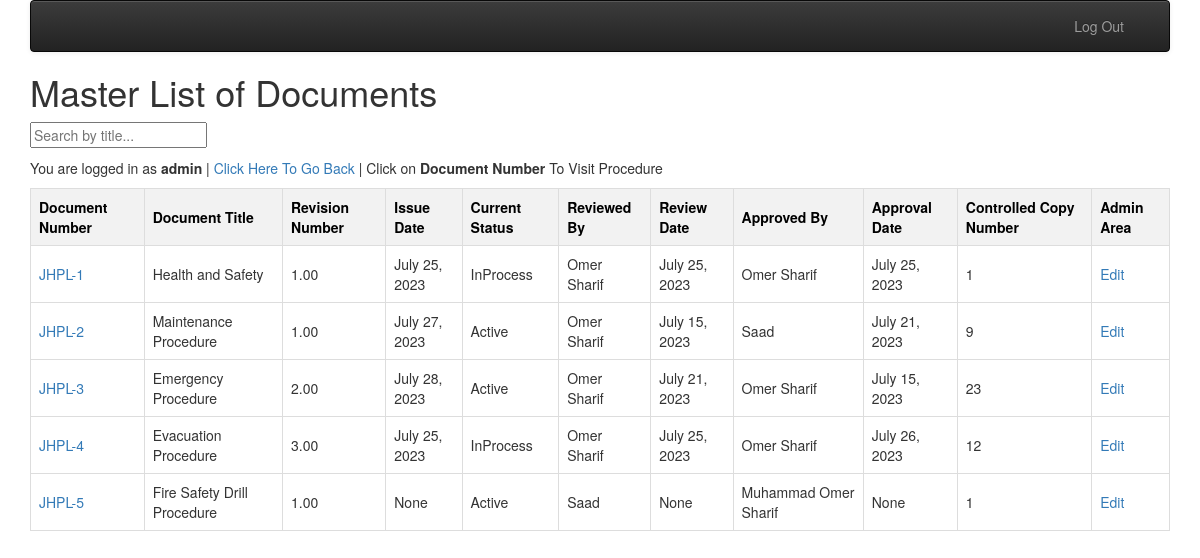
The app's page /jhpl-ims/ (signed in) with its own data.
### jhpl_ims/models.py (models this page shows, shortened)
class jhpl_ims_masterlist(models.Model):
    STATUS_SELECT = [
        ("Active", "Active"),
        ("Obsolete", "Obsolete"),
        ("InProcess", "InProcess"),
        ]
    ims_masterlist_id = models.AutoField(primary_key=True)
    owner = models.ForeignKey(settings.AUTH_USER_MODEL, on_delete=models.CASCADE)
    doc_num = models.CharField(max_length=200, null = False, blank= False)
    doc_title = models.CharField(max_length=200, null=True, blank=True)
    rev_num = models.DecimalField(max_digits=7, decimal_places=2, null=True)
    issue_date = models.DateField(null=True, blank=True)
    status = models.CharField(max_length=9, choices=STATUS_SELECT)
    reviewed_by = models.ForeignKey("doc_controller", on_delete=models.CASCADE, related_name="jhpl_reviewed_by",null= True,blank = True)
    reviewed_date = models.DateField(null=True, blank=True)
    approved_by = models.ForeignKey("doc_controller", on_delete=models.CASCADE, related_name="jhpl_approved_by",null= True,blank= True)
    approved_date = models.DateField(null=True, blank=True)
    control_copy_num = models.IntegerField(null=True, blank=True)
    created_at = models.DateTimeField(auto_now=True)
    updated_at = models.DateTimeField(auto_now=True)

class doc_controller(models.Model):
    doc_controller_id = models.AutoField(primary_key=True)
    owner = models.ForeignKey(settings.AUTH_USER_MODEL,on_delete=models.CASCADE)
    name = models.CharField(max_length=100, null=True, blank=True)
    created_at = models.DateTimeField(auto_now=True)
    updated_at = models.DateTimeField(auto_now=True)
    def __str__(self):
        return self.name

### jhpl_ims/views.py (the view)
# urls.py: path('', views.index, name='index'),]
class index(LoginRequiredMixin, View):
    def get(self, request):
        master_list = jhpl_ims_masterlist.objects.all()
        show_edit_link = False
        if request.user.username in ["admin", "ali"]:
            show_edit_link = True
        ctx = {'master_list': master_list, 'show_edit_link': show_edit_link}
        return render(request, 'jhpl_ims/index.html', ctx)

### jhpl_ims/templates/jhpl_ims/index.html (shortened to what this page needs)
{% extends "base_menu.html" %} {% block content %}
<h1>Master List of Documents</h1>
<input
  type="text"
  id="searchInput"
  onkeyup="filterFunction()"
  placeholder="Search by title..."
/>
<p id="back"> You are logged in as <b>{{user.username}} </b> |
  <a href="/"> Click Here To Go Back </a> | Click on <b>Document Number</b> To Visit Procedure
</p>
<table id="documentTable">
  <thead>
    <tr>
      <th>Document Number</th>
      <th>Document Title</th>
      <th>Revision Number</th>
      <th>Issue Date</th>
      <th>Current Status</th>
      <th>Reviewed By</th>
      <th>Review Date</th>
      <th>Approved By</th>
      <th>Approval Date</th>
      <th>Controlled Copy Number</th>
      {% if show_edit_link %}
      <th>Admin Area</th>
      {% endif %}
    </tr>
  </thead>
  <tbody>
    {% if master_list %} {% for master in master_list %}
    <tr>
      <td>
        <a href="{% url 'jhpl_ims:procedures' master.ims_masterlist_id %}"
          >{{master.doc_num}}</a
        >
      </td>
      <td>{{master.doc_title}}</td>
      <td>{{master.rev_num}}</td>
      <td>{{master.issue_date}}</td>
      <td>{{master.status}}</td>
      <td>{{master.reviewed_by}}</td>
      <td>{{master.reviewed_date}}</td>
      <td>{{master.approved_by}}</td>
      <td>{{master.approved_date}}</td>
      <td>{{master.control_copy_num}}</td>
      {% if show_edit_link %}
      <td>
        <a
          href="{% url 'jhpl_ims:jhplmaster_update' master.ims_masterlist_id %}"
          >Edit</a
        >
      </td>
      {% endif %}
    </tr>
    {% endfor %} {% endif %}
  </tbody>
</table>
{% endblock %}

### jhpl_ims/templates/jhpl_ims/index.html (style rules this page uses)
table { width: 100%; border-collapse: collapse; }
th, td { border: 1px solid #ddd; padding: 8px; }
th { background-color: #f2f2f2; color: black; }
input { margin-bottom: 10px; }

### records on screen
jhpl_ims_masterlist: doc_num "JHPL-1", doc_title "Health and Safety", rev_num "1.00", issue_date "July 25, 2023", status "InProcess", reviewed_by "Omer Sharif", reviewed_date "July 25, 2023", approved_by "Omer Sharif", approved_date "July 25, 2023", control_copy_num "1"
jhpl_ims_masterlist: doc_num "JHPL-2", doc_title "Maintenance Procedure", rev_num "1.00", issue_date "July 27, 2023", status "Active", reviewed_by "Omer Sharif", reviewed_date "July 15, 2023", approved_by "Saad", approved_date "July 21, 2023", control_copy_num "9"
jhpl_ims_masterlist: doc_num "JHPL-3", doc_title "Emergency Procedure", rev_num "2.00", issue_date "July 28, 2023", status "Active", reviewed_by "Omer Sharif", reviewed_date "July 21, 2023", approved_by "Omer Sharif", approved_date "July 15, 2023", control_copy_num "23"
jhpl_ims_masterlist: doc_num "JHPL-4", doc_title "Evacuation Procedure", rev_num "3.00", issue_date "July 25, 2023", status "InProcess", reviewed_by "Omer Sharif", reviewed_date "July 25, 2023", approved_by "Omer Sharif", approved_date "July 26, 2023", control_copy_num "12"
jhpl_ims_masterlist: doc_num "JHPL-5", doc_title "Fire Safety Drill Procedure", rev_num "1.00", issue_date "None", status "Active", reviewed_by "Saad", reviewed_date "None", approved_by "Muhammad Omer Sharif", approved_date "None", control_copy_num "1"

### other values on screen
{{ user.username }} "admin"
